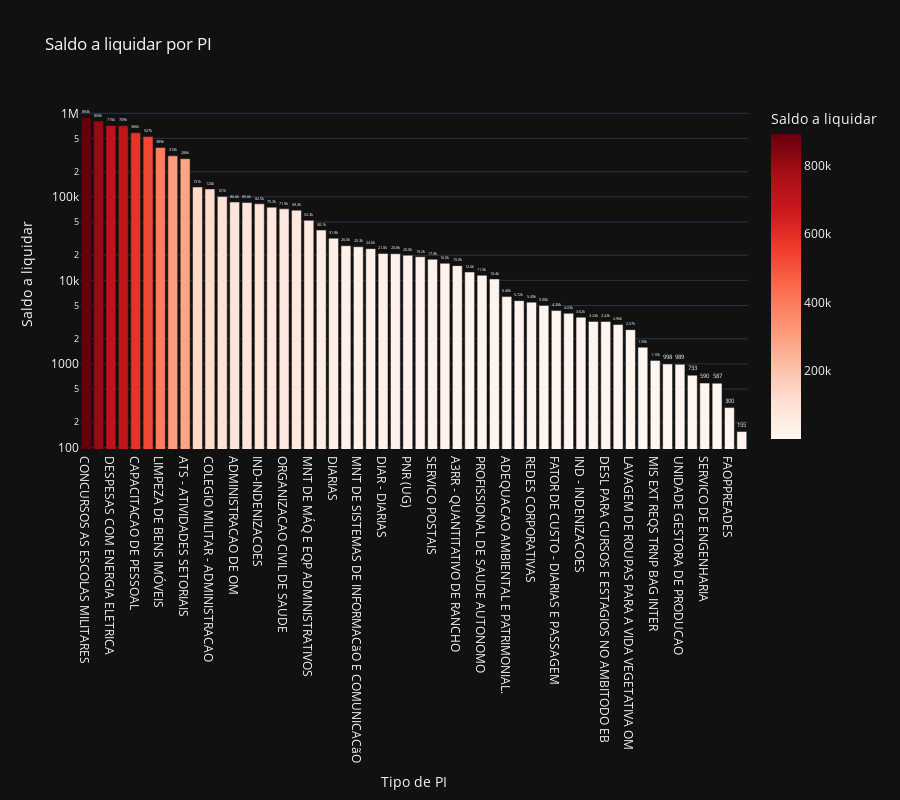

The code cell stored with this chart in its notebook:
### Code cell
# Saldo a liquidar por tipo de PI
cols = ['NOME_PI', 'A_LIQUIDAR']

df_aux = df.loc[:, cols].groupby('NOME_PI').sum().sort_values(by= 'A_LIQUIDAR', ascending=False).reset_index()
df_aux = df_aux[df_aux['A_LIQUIDAR'] > 0]
fig = px.bar(df_aux, 
             x='NOME_PI', 
             y='A_LIQUIDAR',
             title='Saldo a liquidar por PI',
             labels={'NOME_PI':'Tipo de PI', 'A_LIQUIDAR':'Saldo a liquidar'},
             text_auto='.3s',
             height=800,
             log_y=True,
             color='A_LIQUIDAR',
             color_continuous_scale = 'reds',
             template='plotly_dark')
fig.update_traces(textposition = 'outside', cliponaxis = False, hovertemplate=None)
fig.update_layout(hovermode="x unified")

fig.show()

### Figure 1 — Plotly figure (JSON) as saved in the notebook; plotly's stock layout.template omitted (floating-point values rounded to 4 significant figures)
{"data": [{"alignmentgroup": "True", "cliponaxis": false, "legendgroup": "", "marker": {"color": [892600.0, 808800.0, 715400.0, 708500.0, 585900.0, 527200.0, 389400.0, 309596, 286500.0, 131300.0, 124300.0, 100700.0, 86610.0, 85560.0, 82480.0, 75300.0, 71850.0, 69310.0, 52320.0, 40070.0, 31930.0, 26000.0, 25292, 23970.0, 20970.0, 20830.0, 20000.0, 19170.0, 17880.0, 16030.0, 15000.0, 12600.0, 11510.0, 10410.0, 6400, 5720, 5489, 5000, 4348.0, 4035.0, 3624.0, 3225.0, 3222.0, 2960, 2571.0, 1586.0, 1102.0, 998.0, 989.2, 732.8, 589.9, 586.8, 300, 155], "coloraxis": "coloraxis", "pattern": {"shape": ""}}, "name": "", "offsetgroup": "", "orientation": "v", "showlegend": false, "textposition": "outside", "texttemplate": "%{y:.3s}", "type": "bar", "x": ["CONCURSOS AS ESCOLAS MILITARES", "A1QR - QUANTITATIVO DE RANCHO", "DESPESAS COM ENERGIA ELETRICA", "CONSTRUIR E ADEQUAR INST SIST EDU E CULT EB", "CAPACITACAO DE PESSOAL", "AQUARTELAMENTO", "LIMPEZA DE BENS IMÓVEIS", "MATERIAL DE INTENDÊNCIA", "ATS - ATIVIDADES SETORIAIS", "A5PA - PASA", "COLEGIO MILITAR - ADMINISTRACAO", "PRODUCAO DAS OMS - SIRE", "ADMINISTRACAO DE OM", "ESCO - QUANTITATIVO DE RANCHO", "IND-INDENIZACOES", "OUTROS", "ORGANIZACAO CIVIL DE SAUDE", "FUNADOM - DPGO", "MNT DE MÁQ E EQP ADMINISTRATIVOS", "PLANO DE INVESTIMENTO E MANUTENCAO", "DIARIAS", "AQS SUP SV MNT VTR NAO BLD", "MNT DE SISTEMAS DE INFORMACãO E COMUNICACãO", "MNT DE AQUARTELAMENTO", "DIAR - DIARIAS", "CONCESSIONÁRIAS DE ÁGUA E ESGOTO", "PNR (UG)", "MANUTENCAO DE MAQUINAS E EQUIP ADMINISTRATIVO", "SERVICO POSTAIS", "ASSISTENCIA SOCIAL", "A3RR - QUANTITATIVO DE RANCHO", "RESERVA  (DETMIL)", "PROFISSIONAL DE SAUDE AUTONOMO", "SERVICO DE TELEFONIA FIXA", "ADEQUACAO AMBIENTAL E PATRIMONIAL.", "INDENIZACAO DESPESAS.", "REDES CORPORATIVAS", "TRANSPORTE-DIARIAS", "FATOR DE CUSTO - DIARIAS E PASSAGEM", "INSTRUCAO INDIVIDUAL", "IND - INDENIZACOES", "FATOR DE CUSTO - CONTRATO DE OBJETIVOS", "DESL PARA CURSOS E ESTAGIOS NO AMBITODO EB", "MEDIDAS PROFILÁT SAÚDE EQUINOS", "LAVAGEM DE ROUPAS PARA A VIDA VEGETATIVA OM", "MANUTENCAO DE INSTALACOES", "MIS EXT REQS TRNP BAG INTER", "INFRAESTRUTURA DE HOTEIS DE TRÂNSITO", "UNIDADE GESTORA DE PRODUCAO", "PUBLICIDADE", "SERVICO DE ENGENHARIA", "SERVICOS DE PROTECAO A RADIACAO IONIZANTE", "FAOPPREADES", "REMONTA E VETERINÁRIA"], "xaxis": "x", "y": [892600.0, 808800.0, 715400.0, 708500.0, 585900.0, 527200.0, 389400.0, 309596, 286500.0, 131300.0, 124300.0, 100700.0, 86610.0, 85560.0, 82480.0, 75300.0, 71850.0, 69310.0, 52320.0, 40070.0, 31930.0, 26000.0, 25292, 23970.0, 20970.0, 20830.0, 20000.0, 19170.0, 17880.0, 16030.0, 15000.0, 12600.0, 11510.0, 10410.0, 6400, 5720, 5489, 5000, 4348.0, 4035.0, 3624.0, 3225.0, 3222.0, 2960, 2571.0, 1586.0, 1102.0, 998.0, 989.2, 732.8, 589.9, 586.8, 300, 155], "yaxis": "y"}], "layout": {"barmode": "relative", "coloraxis": {"colorbar": {"title": {"text": "Saldo a liquidar"}}, "colorscale": [[0, "rgb(255,245,240)"], [0.125, "rgb(254,224,210)"], [0.25, "rgb(252,187,161)"], [0.375, "rgb(252,146,114)"], [0.5, "rgb(251,106,74)"], [0.625, "rgb(239,59,44)"], [0.75, "rgb(203,24,29)"], [0.875, "rgb(165,15,21)"], [1, "rgb(103,0,13)"]]}, "height": 800, "hovermode": "x unified", "legend": {"tracegroupgap": 0}, "title": {"text": "Saldo a liquidar por PI"}, "xaxis": {"anchor": "y", "domain": [0, 1], "title": {"text": "Tipo de PI"}}, "yaxis": {"anchor": "x", "domain": [0, 1], "title": {"text": "Saldo a liquidar"}, "type": "log"}}}
